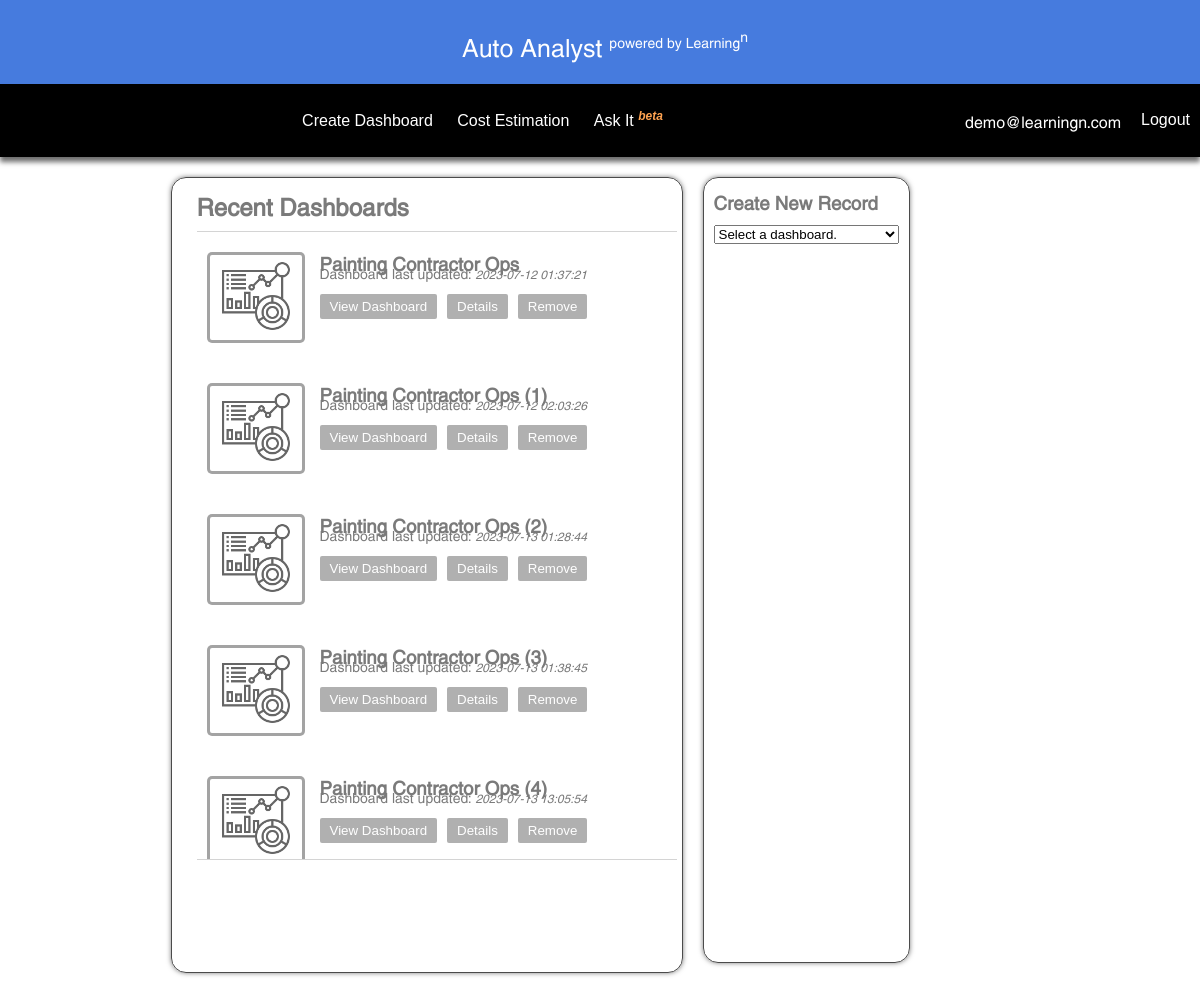
The page /home (signed in) on the database as committed earlier.
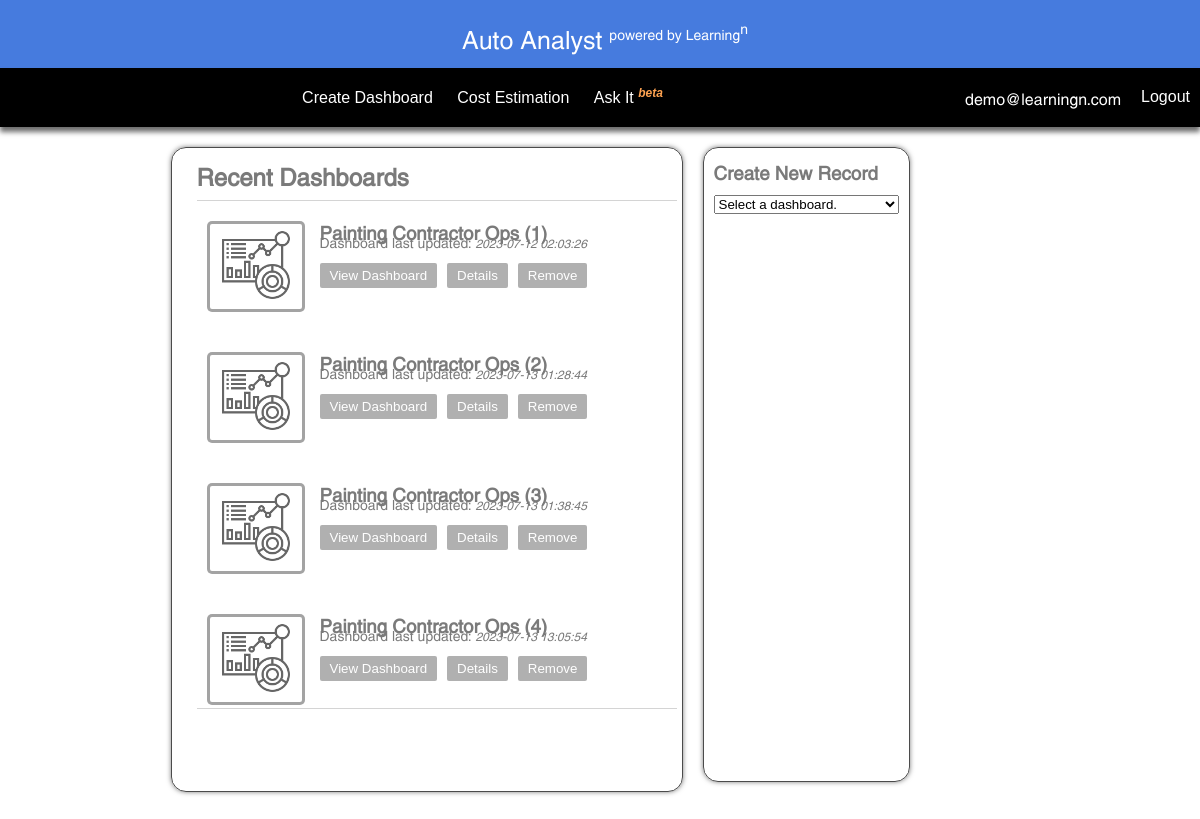
The same page on the database as committed later.
### handlers/models.py (models this page shows, shortened)
class UserTables(db.Model):
    user_id = db.Column(db.Integer, db.ForeignKey(UserLogin.user_id))
    table_id = db.Column(db.Integer, primary_key=True, autoincrement=True)
    table_name = db.Column(db.String(100))
    data = db.Column(db.JSON)
    col_mapping = db.Column(db.JSON)
    date_created = db.Column(db.DateTime, server_default=func.now())
    last_updated = db.Column(db.DateTime, server_default=func.now(), onupdate=func.now())

### app.py (the view, shortened to what this page needs)
@app.route('/home', methods=["GET", "POST"])
def home():
    user_info = session.get("account")
    user_datasets = UserTables.query.filter_by(user_id=user_info["user_id"]).all()
    if len(user_datasets) > 0:
        user_tables = [[table.table_name, table.last_updated] for table in user_datasets]
        return render_template('home.html', user=user_info, projects=user_tables)
    return render_template('home.html', user=user_info, projects=None)

### templates/home.html (shortened to what this page needs)
{% extends 'base.html' %}
{% block head %}
    <link rel="stylesheet" href="{{ url_for("static", filename="css/home.css") }}">
{% endblock %}
{% block navbar %}
    <div class="center-navbar">
        <a href="/data-import"><button class="navbar-buttons">Create Dashboard</button></a>
        <a href="#"><button class="navbar-buttons">Cost Estimation</button></a>
        <a href="#"><button class="navbar-buttons">Ask It <sup class="beta-sup">beta</sup></button></a>
    </div>
    <div class="right-navbar">
        <span>{{ user["email"] }}</span>
        <a href="/"><button class="navbar-buttons logout-btn">Logout</button></a>
    </div>
{% endblock %}
{% block content %}
    <div class="projects-container make-card">
        <h2>Recent Dashboards</h2>
        <form class="project-thumbnail-form" method="post">
            {% if projects %}
                {% for project in projects %}
                    <div class="thumbnail-container">
                        <button class="thumbnail-btn" type="submit" name="project_button" value="{{ project[0] }}">
                            <img src="{{ url_for("static", filename="site_images/dashboard_thumbnail.png") }}" alt="submit" width="70px"/>
                        </button>
                        <div class="project-details-container">
                            <h3 class="thumbnail-label">{{ project[0] }}</h3>
                            <p class="detail-rows">Dashboard last updated: <span class="project-load-date">{{ project[1] }}</span></p>
                            <div class="main-action-btns">
                                <button class="project-options view-btn" type="submit" name="project_button" value="{{ project[0] }}">View Dashboard</button>
                                <button class="project-options details-btn" name="project_button" value="details_{{ project[0] }}" type="button" onclick="viewDetails('details-popout-{{ project[0] }}')">Details</button>
                                <button class="project-options remove-btn" name="project_button" value="delete_{{ project[0] }}">Remove</button>
                            </div>
                        </div>
                    </div>
                {% endfor %}
            {% endif %}
        </form>
    </div>
    <div class="quick-data-add-container make-card">
        <h3>Create New Record</h3>
        <form action="" method="post">
            <select name="table-selection" id="dashboard-selector" onchange="reveal_form()">
                <option value="none">Select a dashboard.</option>
            </select>
        </form>
    </div>
{% endblock %}

### templates/base.html (shortened to what this page needs)
<!DOCTYPE html>
<html lang="en">
<head>
    <link rel="stylesheet" href="{{ url_for("static", filename="css/base.css") }}">
    {% block head %}
    {% endblock %}
</head>
<body>
<div class="header">
    <div class="logo-container">
        <span class="logo-text">Auto Analyst <sup>powered by Learning<sup>n</sup></sup></span>
    </div>
    <nav class="navbar">
        {% block navbar %}
        {% endblock %}
    </nav>
</div>
<div class="content">
    {% block content %}
    {% endblock %}
</div>
</body>
</html>

### static/css/base.css (style rules this page uses)
html, body { height: 100vh; width: 100vw; margin: 0; font-family: Swansea, sans-serif; }
.header { display: flex; flex-direction: column; width: 100vw; height: 15vh; }
.logo-container { height: 8vh; padding-left: 10px; display: flex; align-items: center; justify-content: center; background-color: #467BDE; }
.logo-text { font-size: 25px; color: white; font-weight: lighter; }
.logo-container sup { text-shadow: none; font-size: 14px; font-weight: lighter; }
.navbar { display: flex; width: 100vw; height: 7vh; background-color: black; align-items: center; justify-content: end; color: white; box-shadow: #6D6D6D 0 5px 5px; }
.navbar-buttons { height: 7vh; font-size: 16px; background-color: transparent; color: white; border: none; cursor:pointer; padding-left: 10px; padding-right: 10px; }
.logout-btn { margin-left: 10px; }
.content { display: flex; width: 100vw; height: 85vh; color: #7a7a7a; }
.make-card { border: #4B4B4B solid 1px; box-shadow: #7d7d7d 0 0 5px; border-radius: 15px; }

### static/css/home.css (style rules this page uses)
.navbar { display: flex; justify-content: space-between; }
.logo-container { height: 15vh; }
.right-navbar { display: flex; justify-content: end; align-items: center; }
.beta-sup { font-size: 12px; font-style: italic; font-weight: bold; color: #ffa351; }
.content { justify-content: center; height: max-content; margin-top: 20px; width: 90vw; }
.projects-container { height: 75vh; display: flex; flex-direction: column; padding-left: 25px; padding-bottom: 10px; }
.quick-data-add-container { height: 75vh; display: flex; flex-direction: column; margin-left: 20px; padding: 0 10px 0 10px; }
.quick-data-add-container form { display: flex; flex-direction: column; height: 100%; }
.project-thumbnail-form { display: flex; flex-direction: column; width: 40vw; height: 60vh; overflow-y: scroll; margin-right: 5px; border-bottom: rgba(179,179,179,0.57) solid 1px; border-top: rgba(179,179,179,0.57) solid 1px; }
.thumbnail-container { display: flex; padding-top: 20px; padding-bottom: 20px; padding-left: 10px; }
.project-details-container { display: flex; flex-direction: column; margin-left: 15px; padding-top: 5px; }
.detail-rows { margin: 0; padding: 0; font-size: 14px; }
.project-load-date { font-size: 12px; font-style: italic; font-weight: lighter; }
.thumbnail-label { padding: 0; margin: 0 0 2px 0; }
.thumbnail-btn { background-color: white; border-radius: 5px; border: solid 3px rgba(0,0,0,0.6); opacity: 60%; }
.thumbnail-btn img { padding: 5px; }
.main-action-btns { display: flex; width: 100%; margin-top: 18px; }
.project-options { margin-right: 10px; border: none; padding: 5px 10px 5px 10px; border-radius: 2px; background-color: #b0b0b0; color: white; }

Rows that differ between the two databases and show on the page:
removed UserTables: table_name "Painting Contractor Ops", last_updated "2023-07-12 01:37:21"
